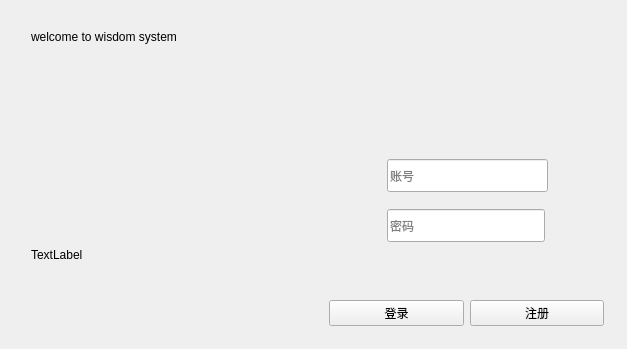
<?xml version="1.0" encoding="UTF-8"?>
<ui version="4.0">
 <class>Form</class>
 <widget class="QWidget" name="Form">
  <property name="geometry">
   <rect>
    <x>0</x>
    <y>0</y>
    <width>627</width>
    <height>349</height>
   </rect>
  </property>
  <property name="minimumSize">
   <size>
    <width>500</width>
    <height>0</height>
   </size>
  </property>
  <property name="windowTitle">
   <string>Form</string>
  </property>
  <property name="styleSheet">
   <string notr="true">Form{
background-repeat: no-repeat;
}</string>
  </property>
  <layout class="QHBoxLayout" name="horizontalLayout_2">
   <item>
    <layout class="QVBoxLayout" name="verticalLayout_2">
     <item>
      <widget class="QGroupBox" name="groupBox_5">
       <property name="maximumSize">
        <size>
         <width>16777215</width>
         <height>50</height>
        </size>
       </property>
       <property name="styleSheet">
        <string notr="true">#groupBox_5{
	border:none;
}</string>
       </property>
       <property name="title">
        <string/>
       </property>
       <widget class="BodyLabel" name="BodyLabel">
        <property name="geometry">
         <rect>
          <x>20</x>
          <y>10</y>
          <width>261</width>
          <height>31</height>
         </rect>
        </property>
        <property name="text">
         <string>welcome to wisdom system</string>
        </property>
        <property name="pixelFontSize" stdset="0">
         <number>20</number>
        </property>
       </widget>
      </widget>
     </item>
     <item>
      <widget class="QGroupBox" name="groupBox_4">
       <property name="styleSheet">
        <string notr="true">#groupBox_4{
	border:none;
}</string>
       </property>
       <property name="title">
        <string/>
       </property>
       <widget class="QLabel" name="label">
        <property name="geometry">
         <rect>
          <x>20</x>
          <y>-33</y>
          <width>261</width>
          <height>441</height>
         </rect>
        </property>
        <property name="text">
         <string>TextLabel</string>
        </property>
       </widget>
      </widget>
     </item>
    </layout>
   </item>
   <item>
    <layout class="QVBoxLayout" name="verticalLayout">
     <item>
      <widget class="QGroupBox" name="groupBox_3">
       <property name="minimumSize">
        <size>
         <width>0</width>
         <height>32</height>
        </size>
       </property>
       <property name="maximumSize">
        <size>
         <width>16777215</width>
         <height>40</height>
        </size>
       </property>
       <property name="styleSheet">
        <string notr="true">#groupBox_3{
	border:none;
}</string>
       </property>
       <property name="title">
        <string/>
       </property>
       <widget class="QGroupBox" name="groupBox_7">
        <property name="geometry">
         <rect>
          <x>200</x>
          <y>0</y>
          <width>90</width>
          <height>32</height>
         </rect>
        </property>
        <property name="sizePolicy">
         <sizepolicy hsizetype="Expanding" vsizetype="Preferred">
          <horstretch>0</horstretch>
          <verstretch>0</verstretch>
         </sizepolicy>
        </property>
        <property name="minimumSize">
         <size>
          <width>90</width>
          <height>32</height>
         </size>
        </property>
        <property name="maximumSize">
         <size>
          <width>90</width>
          <height>32</height>
         </size>
        </property>
        <property name="styleSheet">
         <string notr="true">#groupBox_7{
	border:none;
}</string>
        </property>
        <property name="title">
         <string/>
        </property>
        <layout class="QHBoxLayout" name="horizontalLayout_3">
         <property name="leftMargin">
          <number>0</number>
         </property>
         <property name="topMargin">
          <number>0</number>
         </property>
         <property name="rightMargin">
          <number>0</number>
         </property>
         <property name="bottomMargin">
          <number>0</number>
         </property>
         <item>
          <widget class="PushButton" name="minimize_button">
           <property name="styleSheet">
            <string notr="true">#minimize_button{
	background-color:transparent;
	border:none;
}
#minimize_button：hover{
	padding-bottom:5px;

}</string>
           </property>
           <property name="text">
            <string/>
           </property>
          </widget>
         </item>
         <item>
          <widget class="PushButton" name="maxmize_button">
           <property name="styleSheet">
            <string notr="true">#maxmize_button{
	background-color:transparent;
	border:none;
}
#maxmize_button：hover{
	padding-bottom:5px;

}</string>
           </property>
           <property name="text">
            <string/>
           </property>
          </widget>
         </item>
         <item>
          <widget class="PushButton" name="close_button">
           <property name="styleSheet">
            <string notr="true">#close_button{
	background-color:transparent;
	border:none;
}
#close_button：hover{
	padding-bottom:5px;

}</string>
           </property>
           <property name="text">
            <string/>
           </property>
          </widget>
         </item>
        </layout>
       </widget>
      </widget>
     </item>
     <item>
      <widget class="QGroupBox" name="groupBox_2">
       <property name="sizePolicy">
        <sizepolicy hsizetype="Preferred" vsizetype="Expanding">
         <horstretch>0</horstretch>
         <verstretch>5</verstretch>
        </sizepolicy>
       </property>
       <property name="minimumSize">
        <size>
         <width>0</width>
         <height>200</height>
        </size>
       </property>
       <property name="maximumSize">
        <size>
         <width>300</width>
         <height>300</height>
        </size>
       </property>
       <property name="styleSheet">
        <string notr="true">#groupBox_2{
		border:none;
		
}</string>
       </property>
       <property name="title">
        <string/>
       </property>
       <widget class="PasswordLineEdit" name="PasswordLineEdit">
        <property name="geometry">
         <rect>
          <x>70</x>
          <y>160</y>
          <width>158</width>
          <height>33</height>
         </rect>
        </property>
        <property name="placeholderText">
         <string>密码</string>
        </property>
       </widget>
       <widget class="LineEdit" name="UserEdit">
        <property name="geometry">
         <rect>
          <x>70</x>
          <y>110</y>
          <width>161</width>
          <height>33</height>
         </rect>
        </property>
        <property name="placeholderText">
         <string>账号</string>
        </property>
       </widget>
       <widget class="ImageLabel" name="user_photo_label">
        <property name="geometry">
         <rect>
          <x>90</x>
          <y>0</y>
          <width>100</width>
          <height>72</height>
         </rect>
        </property>
        <property name="minimumSize">
         <size>
          <width>100</width>
          <height>72</height>
         </size>
        </property>
       </widget>
      </widget>
     </item>
     <item>
      <widget class="QGroupBox" name="groupBox">
       <property name="sizePolicy">
        <sizepolicy hsizetype="Preferred" vsizetype="Expanding">
         <horstretch>0</horstretch>
         <verstretch>1</verstretch>
        </sizepolicy>
       </property>
       <property name="maximumSize">
        <size>
         <width>300</width>
         <height>100</height>
        </size>
       </property>
       <property name="styleSheet">
        <string notr="true">#groupBox{
	border:none;
}</string>
       </property>
       <property name="title">
        <string/>
       </property>
       <layout class="QHBoxLayout" name="horizontalLayout">
        <item>
         <widget class="PushButton" name="LoginButton">
          <property name="minimumSize">
           <size>
            <width>20</width>
            <height>0</height>
           </size>
          </property>
          <property name="sizeIncrement">
           <size>
            <width>10</width>
            <height>0</height>
           </size>
          </property>
          <property name="styleSheet">
           <string notr="true">PushButton, ToolButton, ToggleButton, ToggleToolButton {
    color: black;
    background: rgba(255, 255, 255, 0.7);
    border: 1px solid rgba(0, 0, 0, 0.073);
    border-bottom: 1px solid rgba(0, 0, 0, 0.183);
    border-radius: 5px;
    /* font: 14px 'Segoe UI', 'Microsoft YaHei'; */
    padding: 5px 12px 6px 12px;
    outline: none;
}


ToolButton {
    padding: 5px 9px 6px 8px;
}

PushButton[isPlaceholderText=true] {
    color: rgba(0, 0, 0, 0.6063);
}

PushButton[hasIcon=false] {
    padding: 5px 12px 6px 12px;
}

PushButton[hasIcon=true] {
    padding: 5px 12px 6px 36px;
}

DropDownToolButton, PrimaryDropDownToolButton {
    padding: 5px 31px 6px 8px;
}

DropDownPushButton[hasIcon=false],
PrimaryDropDownPushButton[hasIcon=false] {
    padding: 5px 31px 6px 12px;
}

DropDownPushButton[hasIcon=true],
PrimaryDropDownPushButton[hasIcon=true] {
    padding: 5px 31px 6px 36px;
}

PushButton:hover, ToolButton:hover, ToggleButton:hover, ToggleToolButton:hover {
    background: rgba(249, 249, 249, 0.5);
}

PushButton:pressed, ToolButton:pressed, ToggleButton:pressed, ToggleToolButton:pressed {
    color: rgba(0, 0, 0, 0.63);
    background: rgba(249, 249, 249, 0.3);
    border-bottom: 1px solid rgba(0, 0, 0, 0.073);
	padding-top:5px;
	padding-left:1px;

}

PushButton:disabled, ToolButton:disabled, ToggleButton:disabled, ToggleToolButton:disabled {
    color: rgba(0, 0, 0, 0.36);
    background: rgba(249, 249, 249, 0.3);
    border: 1px solid rgba(0, 0, 0, 0.06);
    border-bottom: 1px solid rgba(0, 0, 0, 0.06);
}


PrimaryPushButton,
PrimaryToolButton,
ToggleButton:checked,
ToggleToolButton:checked {
    color: white;
    background-color: #009faa;
    border: 1px solid #00a7b3;
    border-bottom: 1px solid #007780;
}

PrimaryPushButton:hover,
PrimaryToolButton:hover,
ToggleButton:checked:hover,
ToggleToolButton:checked:hover {
    background-color: #00a7b3;
    border: 1px solid #2daab3;
    border-bottom: 1px solid #007780;
}

PrimaryPushButton:pressed,
PrimaryToolButton:pressed,
ToggleButton:checked:pressed,
ToggleToolButton:checked:pressed {
    color: rgba(255, 255, 255, 0.63);
    background-color: #3eabb3;
    border: 1px solid #3eabb3;
}

PrimaryPushButton:disabled,
PrimaryToolButton:disabled,
ToggleButton:checked:disabled,
ToggleToolButton:checked:disabled {
    color: rgba(255, 255, 255, 0.9);
    background-color: rgb(205, 205, 205);
    border: 1px solid rgb(205, 205, 205);
}

SplitDropButton,
PrimarySplitDropButton {
    border-left: none;
    border-top-left-radius: 0;
    border-bottom-left-radius: 0;
}

#splitPushButton,
#splitToolButton,
#primarySplitPushButton,
#primarySplitToolButton {
    border-top-right-radius: 0;
    border-bottom-right-radius: 0;
}

#splitPushButton:pressed,
#splitToolButton:pressed,
SplitDropButton:pressed {
    border-bottom: 1px solid rgba(0, 0, 0, 0.183);
}

PrimarySplitDropButton:pressed {
    border-bottom: 1px solid #007780;
}

#primarySplitPushButton, #primarySplitToolButton {
    border-right: 1px solid #3eabb3;
}

#primarySplitPushButton:pressed, #primarySplitToolButton:pressed {
    border-bottom: 1px solid #007780;
}

HyperlinkButton {
    /* font: 14px 'Segoe UI', 'Microsoft YaHei'; */
    padding: 6px 12px 6px 12px;
    color: #009faa;
    border: none;
    border-radius: 6px;
    background-color: transparent;
}

HyperlinkButton[hasIcon=false] {
    padding: 6px 12px 6px 12px;
}

HyperlinkButton[hasIcon=true] {
    padding: 6px 12px 6px 36px;
}

HyperlinkButton:hover {
    color: #009faa;
    background-color: rgba(0, 0, 0, 10);
    border: none;
}

HyperlinkButton:pressed {
    color: #009faa;
    background-color: rgba(0, 0, 0, 6);
    border: none;
}

HyperlinkButton:disabled {
    color: rgba(0, 0, 0, 0.43);
    background-color: transparent;
    border: none;
}


RadioButton {
    min-height: 24px;
    max-height: 24px;
    background-color: transparent;
    font: 14px 'Segoe UI', 'Microsoft YaHei', 'PingFang SC';
    color: black;
}

RadioButton::indicator {
    width: 18px;
    height: 18px;
    border-radius: 11px;
    border: 2px solid #999999;
    background-color: rgba(0, 0, 0, 5);
    margin-right: 4px;
}

RadioButton::indicator:hover {
    background-color: rgba(0, 0, 0, 0);
}

RadioButton::indicator:pressed {
    border: 2px solid #bbbbbb;
    background-color: qradialgradient(spread:pad, cx:0.5, cy:0.5, radius:0.5, fx:0.5, fy:0.5,
            stop:0 rgb(255, 255, 255),
            stop:0.5 rgb(255, 255, 255),
            stop:0.6 rgb(225, 224, 223),
            stop:1 rgb(225, 224, 223));
}

RadioButton::indicator:checked {
    height: 22px;
    width: 22px;
    border: none;
    border-radius: 11px;
    background-color: qradialgradient(spread:pad, cx:0.5, cy:0.5, radius:0.5, fx:0.5, fy:0.5,
            stop:0 rgb(255, 255, 255),
            stop:0.5 rgb(255, 255, 255),
            stop:0.6 #009faa,
            stop:1 #009faa);
}

RadioButton::indicator:checked:hover {
    background-color: qradialgradient(spread:pad, cx:0.5, cy:0.5, radius:0.5, fx:0.5, fy:0.5,
            stop:0 rgb(255, 255, 255),
            stop:0.6 rgb(255, 255, 255),
            stop:0.7 #009faa,
            stop:1 #009faa);
}

RadioButton::indicator:checked:pressed {
    background-color: qradialgradient(spread:pad, cx:0.5, cy:0.5, radius:0.5, fx:0.5, fy:0.5,
            stop:0 rgb(255, 255, 255),
            stop:0.5 rgb(255, 255, 255),
            stop:0.6 #009faa,
            stop:1 #009faa);
}

RadioButton:disabled {
    color: rgba(0, 0, 0, 110);
}

RadioButton::indicator:disabled {
    border: 2px solid #bbbbbb;
    background-color: transparent;
}

RadioButton::indicator:disabled:checked {
    border: none;
    background-color: qradialgradient(spread:pad, cx:0.5, cy:0.5, radius:0.5, fx:0.5, fy:0.5,
            stop:0 rgb(255, 255, 255),
            stop:0.5 rgb(255, 255, 255),
            stop:0.6 rgba(0, 0, 0, 0.2169),
            stop:1 rgba(0, 0, 0, 0.2169));
}

TransparentToolButton,
TransparentToggleToolButton,
TransparentDropDownToolButton,
TransparentPushButton,
TransparentDropDownPushButton,
TransparentTogglePushButton {
    background-color: transparent;
    border: none;
    border-radius: 5px;
    margin: 0;
}

TransparentToolButton:hover,
TransparentToggleToolButton:hover,
TransparentDropDownToolButton:hover,
TransparentPushButton:hover,
TransparentDropDownPushButton:hover,
TransparentTogglePushButton:hover {
    background-color: rgba(0, 0, 0, 9);
    border: none;
}

TransparentToolButton:pressed,
TransparentToggleToolButton:pressed,
TransparentDropDownToolButton:pressed,
TransparentPushButton:pressed,
TransparentDropDownPushButton:pressed,
TransparentTogglePushButton:pressed {
    background-color: rgba(0, 0, 0, 6);
    border: none;
}

TransparentToolButton:disabled,
TransparentToggleToolButton:disabled,
TransparentDropDownToolButton:disabled,
TransparentPushButton:disabled,
TransparentDropDownPushButton:disabled,
TransparentTogglePushButton:disabled {
    background-color: transparent;
    border: none;
}


PillPushButton,
PillPushButton:hover,
PillPushButton:pressed,
PillPushButton:disabled,
PillPushButton:checked,
PillPushButton:checked:hover,
PillPushButton:checked:pressed,
PillPushButton:disabled:checked,
PillToolButton,
PillToolButton:hover,
PillToolButton:pressed,
PillToolButton:disabled,
PillToolButton:checked,
PillToolButton:checked:hover,
PillToolButton:checked:pressed,
PillToolButton:disabled:checked {
    background-color: transparent;
    border: none;
}
</string>
          </property>
          <property name="text">
           <string>登录</string>
          </property>
         </widget>
        </item>
        <item>
         <widget class="PushButton" name="EnrollButton">
          <property name="sizeIncrement">
           <size>
            <width>10</width>
            <height>0</height>
           </size>
          </property>
          <property name="text">
           <string>注册</string>
          </property>
         </widget>
        </item>
       </layout>
      </widget>
     </item>
    </layout>
   </item>
  </layout>
 </widget>
 <customwidgets>
  <customwidget>
   <class>PushButton</class>
   <extends>QPushButton</extends>
   <header>qfluentwidgets</header>
  </customwidget>
  <customwidget>
   <class>BodyLabel</class>
   <extends>QLabel</extends>
   <header>qfluentwidgets</header>
  </customwidget>
  <customwidget>
   <class>ImageLabel</class>
   <extends>QLabel</extends>
   <header>qfluentwidgets</header>
  </customwidget>
  <customwidget>
   <class>LineEdit</class>
   <extends>QLineEdit</extends>
   <header>qfluentwidgets</header>
  </customwidget>
  <customwidget>
   <class>PasswordLineEdit</class>
   <extends>LineEdit</extends>
   <header>qfluentwidgets</header>
  </customwidget>
 </customwidgets>
 <resources/>
 <connections/>
</ui>
